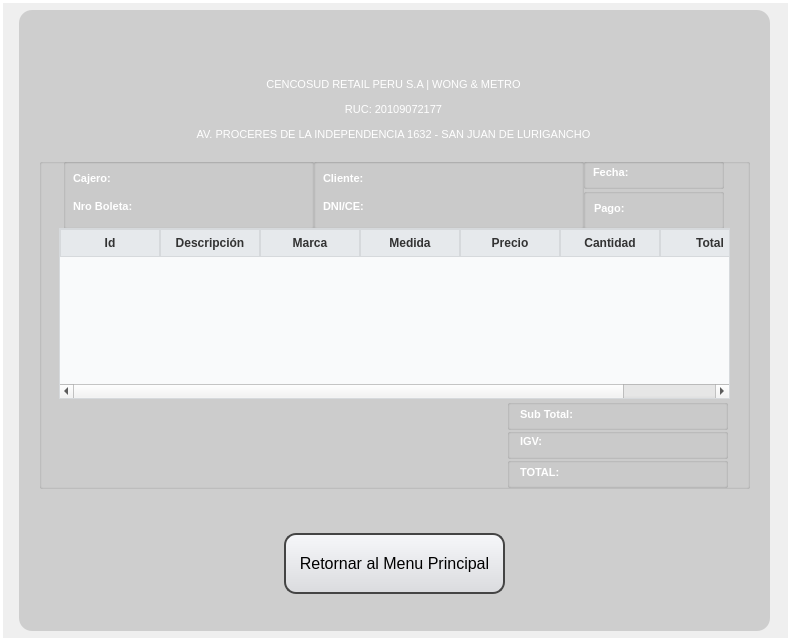
<?xml version="1.0" encoding="UTF-8"?>
<ui version="4.0">
 <class>MainWindow</class>
 <widget class="QMainWindow" name="MainWindow">
  <property name="geometry">
   <rect>
    <x>0</x>
    <y>0</y>
    <width>791</width>
    <height>641</height>
   </rect>
  </property>
  <property name="minimumSize">
   <size>
    <width>791</width>
    <height>641</height>
   </size>
  </property>
  <property name="maximumSize">
   <size>
    <width>791</width>
    <height>641</height>
   </size>
  </property>
  <property name="windowTitle">
   <string>MainWindow</string>
  </property>
  <widget class="QWidget" name="centralwidget">
   <widget class="QLabel" name="label">
    <property name="geometry">
     <rect>
      <x>0</x>
      <y>0</y>
      <width>791</width>
      <height>641</height>
     </rect>
    </property>
    <property name="text">
     <string/>
    </property>
    <property name="pixmap">
     <pixmap>../view_img/fondo.png</pixmap>
    </property>
    <property name="scaledContents">
     <bool>true</bool>
    </property>
   </widget>
   <widget class="QLabel" name="label_14">
    <property name="enabled">
     <bool>false</bool>
    </property>
    <property name="geometry">
     <rect>
      <x>0</x>
      <y>0</y>
      <width>791</width>
      <height>641</height>
     </rect>
    </property>
    <property name="styleSheet">
     <string notr="true">background-color: qlineargradient(spread:pad, x1:0, y1:0, x2:0, y2:00715909, stop:0 rgba(0, 0, 0, 35), stop:0.375 rgba(0, 0, 0, 50), stop:0.835227 rgba(0, 0, 0, 75));

border: 3px solid white; </string>
    </property>
    <property name="text">
     <string/>
    </property>
   </widget>
   <widget class="QWidget" name="widget" native="true">
    <property name="geometry">
     <rect>
      <x>-1</x>
      <y>0</y>
      <width>791</width>
      <height>641</height>
     </rect>
    </property>
    <widget class="QLabel" name="label_8">
     <property name="geometry">
      <rect>
       <x>20</x>
       <y>10</y>
       <width>751</width>
       <height>621</height>
      </rect>
     </property>
     <property name="styleSheet">
      <string notr="true">background-color:rgba(0,0,0,35);
border-radius:13px</string>
     </property>
     <property name="text">
      <string/>
     </property>
    </widget>
    <widget class="QLabel" name="bol_fact">
     <property name="geometry">
      <rect>
       <x>150</x>
       <y>34</y>
       <width>491</width>
       <height>41</height>
      </rect>
     </property>
     <property name="font">
      <font>
       <pointsize>19</pointsize>
       <weight>75</weight>
       <bold>true</bold>
      </font>
     </property>
     <property name="styleSheet">
      <string notr="true">color: white</string>
     </property>
     <property name="text">
      <string/>
     </property>
     <property name="alignment">
      <set>Qt::AlignCenter</set>
     </property>
    </widget>
    <widget class="QLabel" name="label_10">
     <property name="geometry">
      <rect>
       <x>149</x>
       <y>59</y>
       <width>491</width>
       <height>101</height>
      </rect>
     </property>
     <property name="font">
      <font>
       <pointsize>8</pointsize>
       <weight>50</weight>
       <bold>false</bold>
      </font>
     </property>
     <property name="styleSheet">
      <string notr="true">color: white</string>
     </property>
     <property name="text">
      <string>&lt;html&gt;&lt;head/&gt;&lt;body&gt;&lt;p&gt;CENCOSUD RETAIL PERU S.A | WONG &amp;amp; METRO&lt;/p&gt;&lt;p&gt;RUC: 20109072177&lt;/p&gt;&lt;p&gt;AV. PROCERES DE LA INDEPENDENCIA 1632 - SAN JUAN DE LURIGANCHO&lt;/p&gt;&lt;/body&gt;&lt;/html&gt;</string>
     </property>
     <property name="alignment">
      <set>Qt::AlignCenter</set>
     </property>
    </widget>
    <widget class="QLabel" name="lb_aviso">
     <property name="geometry">
      <rect>
       <x>210</x>
       <y>500</y>
       <width>371</width>
       <height>41</height>
      </rect>
     </property>
     <property name="font">
      <font>
       <pointsize>14</pointsize>
       <weight>75</weight>
       <bold>true</bold>
      </font>
     </property>
     <property name="styleSheet">
      <string notr="true">color: white</string>
     </property>
     <property name="text">
      <string/>
     </property>
     <property name="alignment">
      <set>Qt::AlignCenter</set>
     </property>
    </widget>
    <widget class="QPushButton" name="bt_retornoMenu">
     <property name="geometry">
      <rect>
       <x>285</x>
       <y>533</y>
       <width>221</width>
       <height>61</height>
      </rect>
     </property>
     <property name="font">
      <font>
       <pointsize>12</pointsize>
       <weight>50</weight>
       <bold>false</bold>
       <underline>false</underline>
       <strikeout>false</strikeout>
      </font>
     </property>
     <property name="styleSheet">
      <string notr="true">QPushButton {
	color: black;
	 background: qlineargradient(x1:0, y1:0, x2:0, y2:1, stop:0 #f6f7fa, stop:1 #dadbde);
	border: 2px solid #444444;
    text-align: center; 
    text-decoration: none; 
    border-radius: 12px;
}

QPushButton:hover {
	background-color: rgb(255, 0, 0);
}

QPushButton:pressed {
	background-color: rgb(166, 0, 0);
}</string>
     </property>
     <property name="text">
      <string>Retornar al Menu Principal</string>
     </property>
    </widget>
    <widget class="QLabel" name="label_31">
     <property name="geometry">
      <rect>
       <x>89</x>
       <y>30</y>
       <width>101</width>
       <height>101</height>
      </rect>
     </property>
     <property name="styleSheet">
      <string notr="true">image: url(:/image/IMG/metrologo.png);</string>
     </property>
     <property name="text">
      <string/>
     </property>
     <property name="pixmap">
      <pixmap>../view_img/metrologo.png</pixmap>
     </property>
     <property name="scaledContents">
      <bool>true</bool>
     </property>
    </widget>
    <widget class="QGroupBox" name="groupBox_8">
     <property name="geometry">
      <rect>
       <x>40</x>
       <y>158</y>
       <width>711</width>
       <height>331</height>
      </rect>
     </property>
     <property name="font">
      <font>
       <pointsize>15</pointsize>
       <weight>50</weight>
       <bold>false</bold>
      </font>
     </property>
     <property name="styleSheet">
      <string notr="true">QGroupBox {
color: white
}

</string>
     </property>
     <property name="title">
      <string/>
     </property>
     <widget class="QGroupBox" name="groupBox_5">
      <property name="geometry">
       <rect>
        <x>468</x>
        <y>299</y>
        <width>221</width>
        <height>31</height>
       </rect>
      </property>
      <property name="font">
       <font>
        <pointsize>15</pointsize>
        <weight>50</weight>
        <bold>false</bold>
       </font>
      </property>
      <property name="styleSheet">
       <string notr="true">color: white</string>
      </property>
      <property name="title">
       <string/>
      </property>
      <widget class="QLabel" name="totalt">
       <property name="geometry">
        <rect>
         <x>120</x>
         <y>-5</y>
         <width>81</width>
         <height>41</height>
        </rect>
       </property>
       <property name="font">
        <font>
         <pointsize>8</pointsize>
         <weight>75</weight>
         <bold>true</bold>
        </font>
       </property>
       <property name="styleSheet">
        <string notr="true">color: white</string>
       </property>
       <property name="text">
        <string>&lt;html&gt;&lt;head/&gt;&lt;body&gt;&lt;p&gt;&lt;br/&gt;&lt;/p&gt;&lt;/body&gt;&lt;/html&gt;</string>
       </property>
       <property name="alignment">
        <set>Qt::AlignLeading|Qt::AlignLeft|Qt::AlignVCenter</set>
       </property>
      </widget>
      <widget class="QLabel" name="label_26">
       <property name="geometry">
        <rect>
         <x>13</x>
         <y>-5</y>
         <width>61</width>
         <height>41</height>
        </rect>
       </property>
       <property name="font">
        <font>
         <pointsize>8</pointsize>
         <weight>75</weight>
         <bold>true</bold>
        </font>
       </property>
       <property name="styleSheet">
        <string notr="true">color: white</string>
       </property>
       <property name="text">
        <string>&lt;html&gt;&lt;head/&gt;&lt;body&gt;&lt;p&gt;TOTAL:&lt;/p&gt;&lt;/body&gt;&lt;/html&gt;</string>
       </property>
       <property name="alignment">
        <set>Qt::AlignLeading|Qt::AlignLeft|Qt::AlignVCenter</set>
       </property>
      </widget>
     </widget>
     <widget class="QGroupBox" name="groupBox_2">
      <property name="geometry">
       <rect>
        <x>544</x>
        <y>0</y>
        <width>141</width>
        <height>31</height>
       </rect>
      </property>
      <property name="font">
       <font>
        <pointsize>15</pointsize>
        <weight>50</weight>
        <bold>false</bold>
       </font>
      </property>
      <property name="styleSheet">
       <string notr="true">color: white</string>
      </property>
      <property name="title">
       <string/>
      </property>
      <widget class="QLabel" name="lb_fcha">
       <property name="geometry">
        <rect>
         <x>58</x>
         <y>-6</y>
         <width>81</width>
         <height>41</height>
        </rect>
       </property>
       <property name="font">
        <font>
         <pointsize>8</pointsize>
         <weight>75</weight>
         <bold>true</bold>
        </font>
       </property>
       <property name="styleSheet">
        <string notr="true">color: white</string>
       </property>
       <property name="text">
        <string>&lt;html&gt;&lt;head/&gt;&lt;body&gt;&lt;p&gt;&lt;br/&gt;&lt;/p&gt;&lt;/body&gt;&lt;/html&gt;</string>
       </property>
       <property name="alignment">
        <set>Qt::AlignLeading|Qt::AlignLeft|Qt::AlignVCenter</set>
       </property>
      </widget>
      <widget class="QLabel" name="label_23">
       <property name="geometry">
        <rect>
         <x>10</x>
         <y>-6</y>
         <width>41</width>
         <height>41</height>
        </rect>
       </property>
       <property name="font">
        <font>
         <pointsize>8</pointsize>
         <weight>75</weight>
         <bold>true</bold>
        </font>
       </property>
       <property name="styleSheet">
        <string notr="true">color: white</string>
       </property>
       <property name="text">
        <string>&lt;html&gt;&lt;head/&gt;&lt;body&gt;&lt;p&gt;Fecha:&lt;/p&gt;&lt;/body&gt;&lt;/html&gt;</string>
       </property>
       <property name="alignment">
        <set>Qt::AlignLeading|Qt::AlignLeft|Qt::AlignVCenter</set>
       </property>
      </widget>
     </widget>
     <widget class="QGroupBox" name="groupBox_3">
      <property name="geometry">
       <rect>
        <x>468</x>
        <y>241</y>
        <width>221</width>
        <height>31</height>
       </rect>
      </property>
      <property name="font">
       <font>
        <pointsize>15</pointsize>
        <weight>50</weight>
        <bold>false</bold>
       </font>
      </property>
      <property name="styleSheet">
       <string notr="true">color: white</string>
      </property>
      <property name="title">
       <string/>
      </property>
      <widget class="QLabel" name="subt">
       <property name="geometry">
        <rect>
         <x>120</x>
         <y>-5</y>
         <width>81</width>
         <height>41</height>
        </rect>
       </property>
       <property name="font">
        <font>
         <pointsize>8</pointsize>
         <weight>75</weight>
         <bold>true</bold>
        </font>
       </property>
       <property name="styleSheet">
        <string notr="true">color: white</string>
       </property>
       <property name="text">
        <string>&lt;html&gt;&lt;head/&gt;&lt;body&gt;&lt;p&gt;&lt;br/&gt;&lt;/p&gt;&lt;/body&gt;&lt;/html&gt;</string>
       </property>
       <property name="alignment">
        <set>Qt::AlignLeading|Qt::AlignLeft|Qt::AlignVCenter</set>
       </property>
      </widget>
      <widget class="QLabel" name="label_24">
       <property name="geometry">
        <rect>
         <x>13</x>
         <y>-5</y>
         <width>61</width>
         <height>41</height>
        </rect>
       </property>
       <property name="font">
        <font>
         <pointsize>8</pointsize>
         <weight>75</weight>
         <bold>true</bold>
        </font>
       </property>
       <property name="styleSheet">
        <string notr="true">color: white</string>
       </property>
       <property name="text">
        <string>&lt;html&gt;&lt;head/&gt;&lt;body&gt;&lt;p&gt;Sub Total:&lt;/p&gt;&lt;/body&gt;&lt;/html&gt;</string>
       </property>
       <property name="alignment">
        <set>Qt::AlignLeading|Qt::AlignLeft|Qt::AlignVCenter</set>
       </property>
      </widget>
     </widget>
     <widget class="QGroupBox" name="groupBox">
      <property name="geometry">
       <rect>
        <x>24</x>
        <y>0</y>
        <width>251</width>
        <height>71</height>
       </rect>
      </property>
      <property name="font">
       <font>
        <pointsize>15</pointsize>
        <weight>50</weight>
        <bold>false</bold>
       </font>
      </property>
      <property name="styleSheet">
       <string notr="true">color: white</string>
      </property>
      <property name="title">
       <string/>
      </property>
      <widget class="QLabel" name="lb_auxcaj">
       <property name="geometry">
        <rect>
         <x>10</x>
         <y>0</y>
         <width>51</width>
         <height>41</height>
        </rect>
       </property>
       <property name="font">
        <font>
         <pointsize>8</pointsize>
         <weight>75</weight>
         <bold>true</bold>
        </font>
       </property>
       <property name="styleSheet">
        <string notr="true">color: white</string>
       </property>
       <property name="text">
        <string>&lt;html&gt;&lt;head/&gt;&lt;body&gt;&lt;p&gt;Cajero:&lt;/p&gt;&lt;/body&gt;&lt;/html&gt;</string>
       </property>
       <property name="alignment">
        <set>Qt::AlignLeading|Qt::AlignLeft|Qt::AlignVCenter</set>
       </property>
      </widget>
      <widget class="QLabel" name="n_user">
       <property name="geometry">
        <rect>
         <x>63</x>
         <y>0</y>
         <width>181</width>
         <height>41</height>
        </rect>
       </property>
       <property name="font">
        <font>
         <pointsize>8</pointsize>
         <weight>75</weight>
         <bold>true</bold>
        </font>
       </property>
       <property name="styleSheet">
        <string notr="true">color: white</string>
       </property>
       <property name="text">
        <string>&lt;html&gt;&lt;head/&gt;&lt;body&gt;&lt;p&gt;&lt;br/&gt;&lt;/p&gt;&lt;/body&gt;&lt;/html&gt;</string>
       </property>
       <property name="alignment">
        <set>Qt::AlignLeading|Qt::AlignLeft|Qt::AlignVCenter</set>
       </property>
      </widget>
      <widget class="QLabel" name="n_boleta">
       <property name="geometry">
        <rect>
         <x>87</x>
         <y>28</y>
         <width>151</width>
         <height>41</height>
        </rect>
       </property>
       <property name="font">
        <font>
         <pointsize>8</pointsize>
         <weight>75</weight>
         <bold>true</bold>
        </font>
       </property>
       <property name="styleSheet">
        <string notr="true">color: white</string>
       </property>
       <property name="text">
        <string>&lt;html&gt;&lt;head/&gt;&lt;body&gt;&lt;p&gt;&lt;br/&gt;&lt;/p&gt;&lt;/body&gt;&lt;/html&gt;</string>
       </property>
       <property name="alignment">
        <set>Qt::AlignLeading|Qt::AlignLeft|Qt::AlignVCenter</set>
       </property>
      </widget>
      <widget class="QLabel" name="lb_bolfact">
       <property name="geometry">
        <rect>
         <x>10</x>
         <y>28</y>
         <width>71</width>
         <height>41</height>
        </rect>
       </property>
       <property name="font">
        <font>
         <pointsize>8</pointsize>
         <weight>75</weight>
         <bold>true</bold>
        </font>
       </property>
       <property name="styleSheet">
        <string notr="true">color: white</string>
       </property>
       <property name="text">
        <string>&lt;html&gt;&lt;head/&gt;&lt;body&gt;&lt;p&gt;Nro Boleta:&lt;/p&gt;&lt;/body&gt;&lt;/html&gt;</string>
       </property>
       <property name="alignment">
        <set>Qt::AlignLeading|Qt::AlignLeft|Qt::AlignVCenter</set>
       </property>
      </widget>
     </widget>
     <widget class="QGroupBox" name="groupBox_4">
      <property name="geometry">
       <rect>
        <x>468</x>
        <y>270</y>
        <width>221</width>
        <height>31</height>
       </rect>
      </property>
      <property name="font">
       <font>
        <pointsize>15</pointsize>
        <weight>50</weight>
        <bold>false</bold>
       </font>
      </property>
      <property name="styleSheet">
       <string notr="true">color: white</string>
      </property>
      <property name="title">
       <string/>
      </property>
      <widget class="QLabel" name="igvt">
       <property name="geometry">
        <rect>
         <x>120</x>
         <y>-7</y>
         <width>81</width>
         <height>41</height>
        </rect>
       </property>
       <property name="font">
        <font>
         <pointsize>8</pointsize>
         <weight>75</weight>
         <bold>true</bold>
        </font>
       </property>
       <property name="styleSheet">
        <string notr="true">color: white</string>
       </property>
       <property name="text">
        <string>&lt;html&gt;&lt;head/&gt;&lt;body&gt;&lt;p&gt;&lt;br/&gt;&lt;/p&gt;&lt;/body&gt;&lt;/html&gt;</string>
       </property>
       <property name="alignment">
        <set>Qt::AlignLeading|Qt::AlignLeft|Qt::AlignVCenter</set>
       </property>
      </widget>
      <widget class="QLabel" name="label_25">
       <property name="geometry">
        <rect>
         <x>13</x>
         <y>-7</y>
         <width>61</width>
         <height>41</height>
        </rect>
       </property>
       <property name="font">
        <font>
         <pointsize>8</pointsize>
         <weight>75</weight>
         <bold>true</bold>
        </font>
       </property>
       <property name="styleSheet">
        <string notr="true">color: white</string>
       </property>
       <property name="text">
        <string>&lt;html&gt;&lt;head/&gt;&lt;body&gt;&lt;p&gt;IGV:&lt;/p&gt;&lt;/body&gt;&lt;/html&gt;</string>
       </property>
       <property name="alignment">
        <set>Qt::AlignLeading|Qt::AlignLeft|Qt::AlignVCenter</set>
       </property>
      </widget>
     </widget>
     <widget class="QGroupBox" name="groupBox_7">
      <property name="geometry">
       <rect>
        <x>274</x>
        <y>0</y>
        <width>271</width>
        <height>71</height>
       </rect>
      </property>
      <property name="font">
       <font>
        <pointsize>15</pointsize>
        <weight>50</weight>
        <bold>false</bold>
       </font>
      </property>
      <property name="styleSheet">
       <string notr="true">color: white</string>
      </property>
      <property name="title">
       <string/>
      </property>
      <widget class="QLabel" name="lb_clprov">
       <property name="geometry">
        <rect>
         <x>10</x>
         <y>0</y>
         <width>71</width>
         <height>41</height>
        </rect>
       </property>
       <property name="font">
        <font>
         <pointsize>8</pointsize>
         <weight>75</weight>
         <bold>true</bold>
        </font>
       </property>
       <property name="styleSheet">
        <string notr="true">color: white</string>
       </property>
       <property name="text">
        <string>&lt;html&gt;&lt;head/&gt;&lt;body&gt;&lt;p&gt;Cliente:&lt;/p&gt;&lt;/body&gt;&lt;/html&gt;</string>
       </property>
       <property name="alignment">
        <set>Qt::AlignLeading|Qt::AlignLeft|Qt::AlignVCenter</set>
       </property>
      </widget>
      <widget class="QLabel" name="n_cliente">
       <property name="geometry">
        <rect>
         <x>80</x>
         <y>0</y>
         <width>181</width>
         <height>41</height>
        </rect>
       </property>
       <property name="font">
        <font>
         <pointsize>8</pointsize>
         <weight>75</weight>
         <bold>true</bold>
        </font>
       </property>
       <property name="styleSheet">
        <string notr="true">color: white</string>
       </property>
       <property name="text">
        <string>&lt;html&gt;&lt;head/&gt;&lt;body&gt;&lt;p&gt;&lt;br/&gt;&lt;/p&gt;&lt;/body&gt;&lt;/html&gt;</string>
       </property>
       <property name="alignment">
        <set>Qt::AlignLeading|Qt::AlignLeft|Qt::AlignVCenter</set>
       </property>
      </widget>
      <widget class="QLabel" name="dni_cliente">
       <property name="geometry">
        <rect>
         <x>60</x>
         <y>28</y>
         <width>151</width>
         <height>41</height>
        </rect>
       </property>
       <property name="font">
        <font>
         <pointsize>8</pointsize>
         <weight>75</weight>
         <bold>true</bold>
        </font>
       </property>
       <property name="styleSheet">
        <string notr="true">color: white</string>
       </property>
       <property name="text">
        <string>&lt;html&gt;&lt;head/&gt;&lt;body&gt;&lt;p&gt;&lt;br/&gt;&lt;/p&gt;&lt;/body&gt;&lt;/html&gt;</string>
       </property>
       <property name="alignment">
        <set>Qt::AlignLeading|Qt::AlignLeft|Qt::AlignVCenter</set>
       </property>
      </widget>
      <widget class="QLabel" name="lb_dniceruc">
       <property name="geometry">
        <rect>
         <x>10</x>
         <y>28</y>
         <width>71</width>
         <height>41</height>
        </rect>
       </property>
       <property name="font">
        <font>
         <pointsize>8</pointsize>
         <weight>75</weight>
         <bold>true</bold>
        </font>
       </property>
       <property name="styleSheet">
        <string notr="true">color: white</string>
       </property>
       <property name="text">
        <string>&lt;html&gt;&lt;head/&gt;&lt;body&gt;&lt;p&gt;DNI/CE:&lt;/p&gt;&lt;/body&gt;&lt;/html&gt;</string>
       </property>
       <property name="alignment">
        <set>Qt::AlignLeading|Qt::AlignLeft|Qt::AlignVCenter</set>
       </property>
      </widget>
     </widget>
     <widget class="QGroupBox" name="groupBox_6">
      <property name="geometry">
       <rect>
        <x>544</x>
        <y>30</y>
        <width>141</width>
        <height>41</height>
       </rect>
      </property>
      <property name="font">
       <font>
        <pointsize>15</pointsize>
        <weight>50</weight>
        <bold>false</bold>
       </font>
      </property>
      <property name="styleSheet">
       <string notr="true">color: white</string>
      </property>
      <property name="title">
       <string/>
      </property>
      <widget class="QLabel" name="pago">
       <property name="geometry">
        <rect>
         <x>52</x>
         <y>0</y>
         <width>81</width>
         <height>41</height>
        </rect>
       </property>
       <property name="font">
        <font>
         <pointsize>8</pointsize>
         <weight>75</weight>
         <bold>true</bold>
        </font>
       </property>
       <property name="styleSheet">
        <string notr="true">color: white</string>
       </property>
       <property name="text">
        <string>&lt;html&gt;&lt;head/&gt;&lt;body&gt;&lt;p&gt;&lt;br/&gt;&lt;/p&gt;&lt;/body&gt;&lt;/html&gt;</string>
       </property>
       <property name="alignment">
        <set>Qt::AlignLeading|Qt::AlignLeft|Qt::AlignVCenter</set>
       </property>
      </widget>
      <widget class="QLabel" name="lb_pago">
       <property name="geometry">
        <rect>
         <x>11</x>
         <y>0</y>
         <width>31</width>
         <height>41</height>
        </rect>
       </property>
       <property name="font">
        <font>
         <pointsize>8</pointsize>
         <weight>75</weight>
         <bold>true</bold>
        </font>
       </property>
       <property name="styleSheet">
        <string notr="true">color: white</string>
       </property>
       <property name="text">
        <string>&lt;html&gt;&lt;head/&gt;&lt;body&gt;&lt;p&gt;Pago:&lt;/p&gt;&lt;/body&gt;&lt;/html&gt;</string>
       </property>
       <property name="alignment">
        <set>Qt::AlignLeading|Qt::AlignLeft|Qt::AlignVCenter</set>
       </property>
      </widget>
     </widget>
     <widget class="QTableWidget" name="tw_venta">
      <property name="geometry">
       <rect>
        <x>20</x>
        <y>70</y>
        <width>671</width>
        <height>171</height>
       </rect>
      </property>
      <property name="font">
       <font>
        <weight>50</weight>
        <bold>false</bold>
       </font>
      </property>
      <property name="styleSheet">
       <string notr="true">QTableWidget {
    border: 1px solid #d6d9dc;
    background-color: #f9fafb;
    gridline-color: #e6e9ec;
    alternate-background-color: #f1f3f4;
}

QHeaderView::section {
    background-color: #e6e9ec;
    padding: 4px;
    border: 1px solid #d6d9dc;
    font-weight: bold;
    color: #333333;
}

QTableWidget::item {
    border: 1px solid #d6d9dc;
    padding: 5px;
}

QTableWidget::item:selected {
    background-color: #d6d9dc;
    color: #333333;
}</string>
      </property>
      <property name="cornerButtonEnabled">
       <bool>true</bool>
      </property>
      <column>
       <property name="text">
        <string>Id</string>
       </property>
       <property name="font">
        <font>
         <pointsize>9</pointsize>
        </font>
       </property>
      </column>
      <column>
       <property name="text">
        <string>Descripción</string>
       </property>
       <property name="font">
        <font>
         <pointsize>9</pointsize>
        </font>
       </property>
      </column>
      <column>
       <property name="text">
        <string>Marca</string>
       </property>
       <property name="font">
        <font>
         <pointsize>9</pointsize>
        </font>
       </property>
      </column>
      <column>
       <property name="text">
        <string>Medida</string>
       </property>
       <property name="font">
        <font>
         <pointsize>9</pointsize>
        </font>
       </property>
      </column>
      <column>
       <property name="text">
        <string>Precio</string>
       </property>
       <property name="font">
        <font>
         <pointsize>9</pointsize>
        </font>
       </property>
      </column>
      <column>
       <property name="text">
        <string>Cantidad</string>
       </property>
      </column>
      <column>
       <property name="text">
        <string>Total</string>
       </property>
      </column>
     </widget>
    </widget>
   </widget>
  </widget>
 </widget>
 <resources>
  <include location="../view_img/Recursos.qrc"/>
 </resources>
 <connections/>
</ui>
